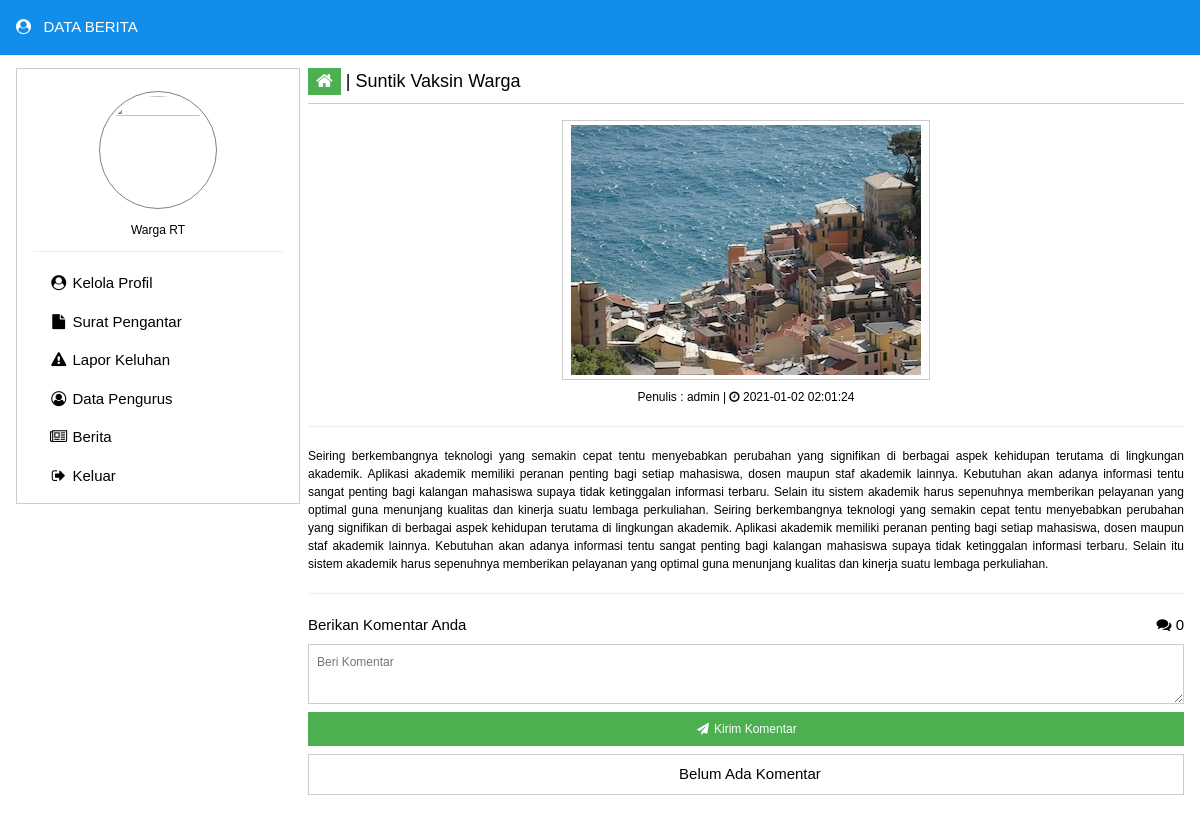
The page /berita_detail.php?id_berita=5479736 (signed in) on the database its author committed.
### tables this page shows
CREATE TABLE `tb_berita` (
  `id_berita` varchar(10) NOT NULL,
  `judul` varchar(100) NOT NULL,
  `isi` text NOT NULL,
  `gambar` varchar(20) DEFAULT NULL,
  `author` varchar(15) DEFAULT NULL,
  `posting` timestamp NOT NULL DEFAULT CURRENT_TIMESTAMP ON UPDATE CURRENT_TIMESTAMP
);

### berita_detail.php (the view, shortened to what this page needs)
<?php require_once('Connections/koneksi.php'); ?>
<?php
$logoutAction = $_SERVER['PHP_SELF']."?doLogout=true";
if ((isset($_SERVER['QUERY_STRING'])) && ($_SERVER['QUERY_STRING'] != "")){
  $logoutAction .="&". htmlentities($_SERVER['QUERY_STRING']);
}
?>
<?php
if (!function_exists("GetSQLValueString")) {
function GetSQLValueString($theValue, $theType, $theDefinedValue = "", $theNotDefinedValue = "")
{
  $theValue = function_exists("mysql_real_escape_string") ? mysql_real_escape_string($theValue) : mysql_escape_string($theValue);
  switch ($theType) {
    case "text":
      $theValue = ($theValue != "") ? "'" . $theValue . "'" : "NULL";
      break;
  }
  return $theValue;
}
}
$editFormAction = $_SERVER['PHP_SELF'];
if (isset($_SERVER['QUERY_STRING'])) {
  $editFormAction .= "?" . htmlentities($_SERVER['QUERY_STRING']);
}
$maxRows_rsBeritaDetail = 10;
$pageNum_rsBeritaDetail = 0;
$startRow_rsBeritaDetail = $pageNum_rsBeritaDetail * $maxRows_rsBeritaDetail;
$colname_rsBeritaDetail = "-1";
if (isset($_GET['id_berita'])) {
  $colname_rsBeritaDetail = $_GET['id_berita'];
}
$query_rsBeritaDetail = sprintf("SELECT * FROM tb_berita WHERE id_berita = %s", GetSQLValueString($colname_rsBeritaDetail, "text"));
$query_limit_rsBeritaDetail = sprintf("%s LIMIT %d, %d", $query_rsBeritaDetail, $startRow_rsBeritaDetail, $maxRows_rsBeritaDetail);
$rsBeritaDetail = mysql_query($query_limit_rsBeritaDetail, $koneksi) or die(mysql_error());
$row_rsBeritaDetail = mysql_fetch_assoc($rsBeritaDetail);
$colname_rsTampilComment = "-1";
if (isset($_GET['id_berita'])) {
  $colname_rsTampilComment = $_GET['id_berita'];
}
$query_rsTampilComment = sprintf("SELECT * FROM tb_comment WHERE id_berita = %s ORDER BY tanggal DESC", GetSQLValueString($colname_rsTampilComment, "text"));
if (isset($_GET['totalRows_rsTampilComment'])) {
  $totalRows_rsTampilComment = $_GET['totalRows_rsTampilComment'];
} else {
  $all_rsTampilComment = mysql_query($query_rsTampilComment);
  $totalRows_rsTampilComment = mysql_num_rows($all_rsTampilComment);
}
?>
<!DOCTYPE html>
<html>
<head>
<link rel="stylesheet" href="assets/w3.css">
<link href="assets/plugins/font-awesome/css/font-awesome.min.css" rel="stylesheet">
</head>
<body>
<div class="w3-container w3-top w3-text-white" style="background-color:#118eea;">
	<div class="w3-row w3-padding-16">
    	<div class="w3-col s12"><i class="fa fa-user-circle"></i>&nbsp;&nbsp; DATA BERITA</div>
    </div>
</div>
    <br>
<br>
<br>
<div class="w3-container">
	<div class="w3-row">
    <div class="w3-col s12 m3 l3" style="padding-right:8px;">
    	<div class="w3-container w3-row w3-center w3-border">
        <br>
    	<img src="admin/foto_warga/<?php echo $foto ?>" style="padding:4px; border:1px solid gray" width="118" height="118" class="w3-image w3-circle">
        <div style="margin-top:12px;" class="w3-small">Warga RT <?php echo $kategoriRT ?></div>
         <hr style="margin-top:12px;">
        <div class="w3-bar-block" style="margin-top:-8px;">
    <a href="profil_read.php" class="w3-bar-item w3-button w3-padding"><i class="fa fa-user-circle fa-fw"></i> Kelola Profil</a>
    <a href="surat_read.php" class="w3-bar-item w3-button w3-padding"><i class="fa fa-file fa-fw"></i> Surat Pengantar</a>
    <a href="keluhan_read.php" class="w3-bar-item w3-button w3-padding"><i class="fa fa-warning fa-fw"></i> Lapor Keluhan</a>
    <a href="pengurus_read.php" class="w3-bar-item w3-button w3-padding"><i class="fa fa-user-circle-o fa-fw"></i> Data Pengurus</a>
    <a href="berita_read.php" class="w3-bar-item w3-button w3-padding"><i class="fa fa-newspaper-o fa-fw"></i> Berita</a>
    <a onClick="return confirm('Anda Yakin Ingin Keluar?')" href="<?php echo $logoutAction ?>" class="w3-bar-item w3-button w3-padding"><i class="fa fa-sign-out fa-fw"></i> Keluar</a>
    <div style="padding-bottom:8px;"></div>
  </div>
  </div>
    </div>
    <div class="w3-col s12 m9 l9">
    <div class="w3-large w3-border-bottom" style="padding-bottom:8px;"><a href="home.php" class="w3-tag w3-green"><i class="fa fa-home"></i></a> | <?php echo $row_rsBeritaDetail['judul']; ?></div>
    <?php do { ?><?php $idberita = $row_rsBeritaDetail['id_berita']; ?>
    <div class="w3-row" style="margin-top:16px;">
    	<div class="w3-center"><img src="admin/foto_berita/<?php echo $row_rsBeritaDetail['gambar']; ?>" class="w3-image w3-border w3-padding-small">
<div class="w3-small" style="margin-top:8px;white-space:pre-wrap">Penulis : <?php echo $row_rsBeritaDetail['author']; ?> | <i class="fa fa-clock-o"></i> <?php echo $row_rsBeritaDetail['posting']; ?></div></div>
    </div>
    <hr>
    <div style="margin-top:8px;" class="w3-justify w3-small"><?php echo $row_rsBeritaDetail['isi']; ?></div>
    <hr>
    <form method="post" name="form1" action="<?php echo $editFormAction; ?>">
    <div style="margin-top:8px;">
    <label>Berikan Komentar Anda <span class="w3-right"><i class="fa fa-comments"></i> <?php echo mysql_num_rows(mysql_query("SELECT * FROM tb_comment WHERE id_berita='$idberita'")) ?></span></label>
    <textarea name="comment" class="w3-input w3-border w3-small" required placeholder="Beri Komentar" style="max-width:100%;min-width:100%;max-height:60px;min-height:60px;margin-top:8px;" cols="50" rows="5"></textarea>
    </div>
  <div class="w3-center" style="margin-top:8px;">
 <button type="submit" class="w3-btn w3-small w3-green w3-block"><i class="fa fa-send fa-fw"></i> Kirim Komentar</button>
  </div>
        </form>
    <?php } while ($row_rsBeritaDetail = mysql_fetch_assoc($rsBeritaDetail)); ?>
<?php if ($totalRows_rsTampilComment == 0) {  ?>
  <table class="w3-table w3-border" style="margin-top:8px;">
    <tr>
      <td class="w3-center">Belum Ada Komentar</td>
    </tr>
  </table>
  <?php }  ?><br>
    </div>
    </div>
</div>
</body>
</html>

### assets/w3.css (style rules this page uses)
*,*:before,*:after { box-sizing:inherit }
html { -ms-text-size-adjust:100%;-webkit-text-size-adjust:100% }
body { margin:0 }
a { background-color:transparent;-webkit-text-decoration-skip:objects }
img { border-style:none }
hr { box-sizing:content-box;height:0;overflow:visible }
button,input,select,textarea { font:inherit;margin:0 }
button,input { overflow:visible }
button,select { text-transform:none }
button,html [type=button],[type=reset],[type=submit] { -webkit-appearance:button }
textarea { overflow:auto }
html,body { font-family:Verdana,sans-serif;font-size:15px;line-height:1.5 }
html { overflow-x:hidden }
hr { border:0;border-top:1px solid #eee;margin:20px 0 }
.w3-image { max-width:100%;height:auto }
img { vertical-align:middle }
a { color:inherit }
.w3-table,.w3-table-all { border-collapse:collapse;border-spacing:0;width:100%;display:table }
.w3-table td,.w3-table th,.w3-table-all td,.w3-table-all th { padding:8px 8px;display:table-cell;text-align:left;vertical-align:top }
.w3-table th:first-child,.w3-table td:first-child,.w3-table-all th:first-child,.w3-table-all td:first-child { padding-left:16px }
.w3-btn,.w3-button { border:none;display:inline-block;padding:8px 16px;vertical-align:middle;overflow:hidden;text-decoration:none;color:inherit;background-color:inherit;text-align:center;cursor:pointer;white-space:nowrap }
.w3-btn,.w3-button { -webkit-touch-callout:none;-webkit-user-select:none;-khtml-user-select:none;-moz-user-select:none;-ms-user-select:none;user-select:none }
.w3-badge,.w3-tag { background-color:#000;color:#fff;display:inline-block;padding-left:8px;padding-right:8px;text-align:center }
.w3-input { padding:8px;display:block;border:none;border-bottom:1px solid #ccc;width:100% }
.w3-bar-block .w3-bar-item { width:100%;display:block;padding:8px 16px;text-align:left;border:none;white-space:normal;float:none;outline:0 }
.w3-block { display:block;width:100% }
.w3-container:after,.w3-container:before,.w3-panel:after,.w3-panel:before,.w3-row:after,.w3-row:before,.w3-row-padding:after,.w3-row-padding:before, .w3-cell-row:before,.w3-cell-row:after,.w3-clear:after,.w3-clear:before,.w3-bar:before,.w3-bar:after { content:"";display:table;clear:both }
.w3-col,.w3-half,.w3-third,.w3-twothird,.w3-threequarter,.w3-quarter { float:left;width:100% }
.w3-col.s12 { width:99.99999% }
@media (min-width:601px) { .w3-col.m3,.w3-quarter { width:24.99999% } }
@media (min-width:601px) { .w3-col.m9,.w3-threequarter { width:74.99999% } }
@media (min-width:993px) { .w3-col.l3 { width:24.99999% } }
@media (min-width:993px) { .w3-col.l9 { width:74.99999% } }
.w3-top,.w3-bottom { position:fixed;width:100%;z-index:1 }
.w3-top { top:0 }
.w3-circle { border-radius:50% }
.w3-container,.w3-panel { padding:0.01em 16px }
.w3-small { font-size:12px!important }
.w3-large { font-size:18px!important }
.w3-justify { text-align:justify!important }
.w3-center { text-align:center!important }
.w3-border { border:1px solid #ccc!important }
.w3-border-bottom { border-bottom:1px solid #ccc!important }
.w3-padding-small { padding:4px 8px!important }
.w3-padding { padding:8px 16px!important }
.w3-padding-16 { padding-top:16px!important;padding-bottom:16px!important }
.w3-right { float:right!important }
.w3-green,.w3-hover-green:hover { color:#fff!important;background-color:#4CAF50!important }
.w3-text-white,.w3-hover-text-white:hover { color:#fff!important }

### rows shown on the page
tb_berita: judul "Suntik Vaksin Warga", gambar (picture), author "admin", posting "2021-01-02 02:01:24", isi "Seiring berkembangnya teknologi yang semakin cepat tentu menyebabkan perubahan yang signifikan di berbagai aspek kehidupan terutama di lingkungan akademik. Aplikasi akademik memiliki peranan penting bagi setiap mahasiswa, dosen maupun staf akademik lainnya. Kebutuhan akan adanya informasi tentu sangat penting bagi kalangan mahasiswa supaya tidak ketinggalan informasi terbaru. Selain itu sistem akademik harus sepenuhnya memberikan pelayanan yang optimal guna menunjang kualitas dan kinerja suatu lembaga perkuliahan. Seiring berkembangnya teknologi yang semakin cepat tentu menyebabkan perubahan yang signifikan di berbagai aspek kehidupan terutama di lingkungan akademik. Aplikasi akademik…", idberita "0"
